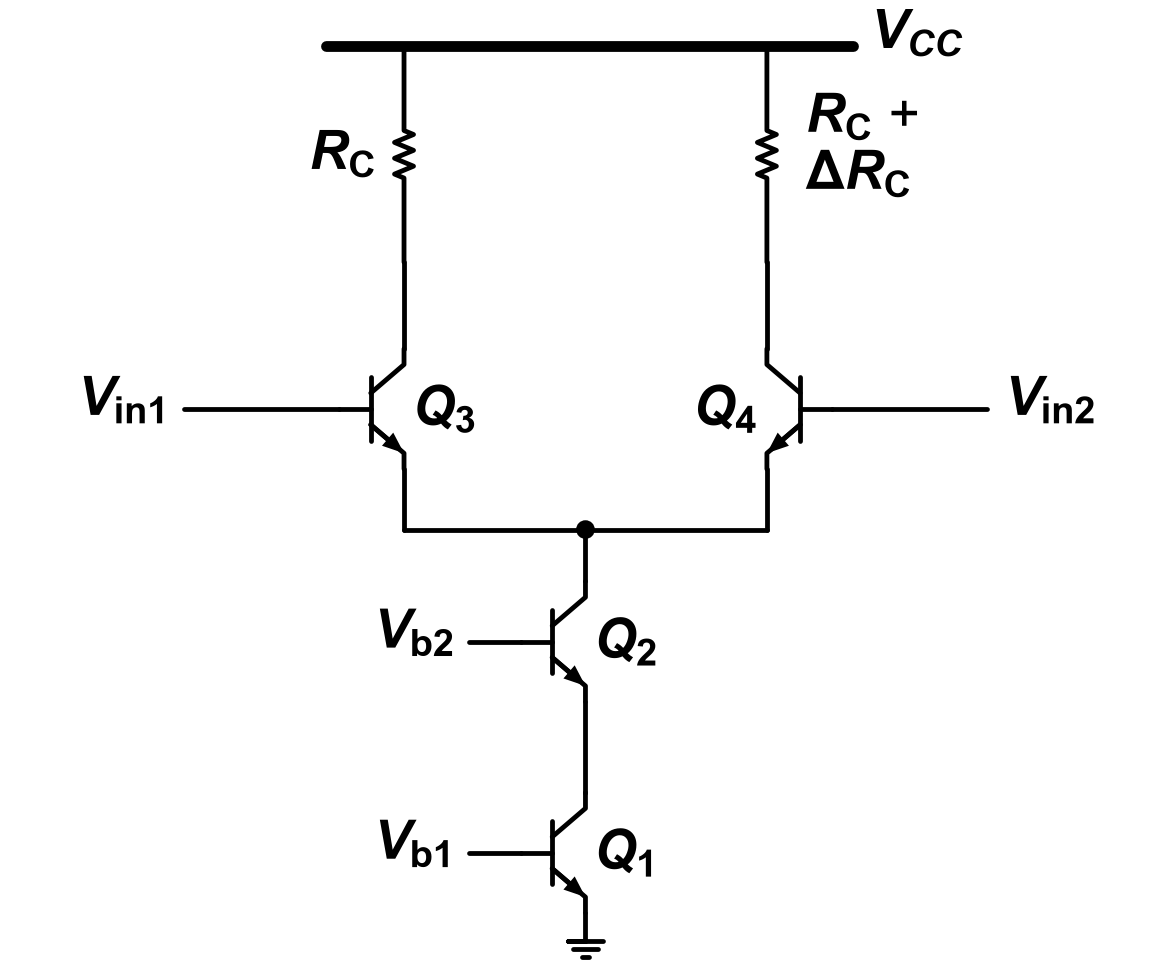

Recreate this plot in Python.
"""2016-1 중간 Q2 — 기준: Q2.md '회로 — Fig Q2'."""
import schemdraw.elements as elm
from schem_style import Resistor, dot, new_drawing, rail

GAP = 0.2       # 소자 라벨과 기호 사이 간격
RAIL_Y = 11.7   # V_CC 레일 높이


def bjt(d, cls, at, anchor, mirror=False, label=None, loc=None):
    """베이스 왼쪽(mirror면 오른쪽), 컬렉터 위, 이미터 아래."""
    e = cls().right()
    if mirror:
        e = e.reverse()
    e = e.anchor(anchor).at(at)
    if label:
        e = e.label(label, loc=loc or ("left" if mirror else "right"))
    return d.add(e)


def line_terminal(d, at, label, length, right=False):
    """베이스에서 가로선을 긋고 선 끝에 라벨만 단다 (원본은 점·원 없는 선 끝)."""
    line = elm.Line().at(at).length(length)
    d.add(line.right() if right else line.left())
    x, y = d.here
    d.add(elm.Label().right().at((x + 0.1 if right else x - 0.25, y))
          .label(label, halign="left" if right else "right"))


def draw():
    d = new_drawing()
    xl, xr = 4.5, 8.7
    xm = (xl + xr) / 2
    rail(d, (xl - 0.9, RAIL_Y), (xr + 1.0, RAIL_Y))
    d.add(elm.Label().right().at((xr + 1.1, RAIL_Y + 0.05)).label(r"$V_{CC}$", halign="left"))
    # 레일에 매달린 두 세로 저항
    rc1 = d.add(Resistor().down().at((xl, RAIL_Y)).length(2.5).label(r"$R_\mathrm{C}$", "top", ofst=GAP))
    rc2 = d.add(Resistor().down().at((xr, RAIL_Y)).length(2.5))
    ymid = (RAIL_Y + rc2.end.y) / 2
    d.add(elm.Label().right().at((xr + 0.35, ymid + 0.33)).label(r"$R_\mathrm{C}$ +", halign="left"))
    d.add(elm.Label().right().at((xr + 0.35, ymid - 0.33)).label(r"$\Delta R_\mathrm{C}$", halign="left"))
    # Q3 보통, Q4 좌우 반전
    yc = rc1.end.y - 1.0
    for r in (rc1, rc2):
        d.add(elm.Line().down().at(r.end).toy(yc))
    q3 = bjt(d, elm.BjtNpn, (xl, yc), "collector", label=r"$Q_\mathrm{3}$")
    q4 = bjt(d, elm.BjtNpn, (xr, yc), "collector", mirror=True, label=r"$Q_\mathrm{4}$")
    line_terminal(d, q3.base, r"$V_\mathrm{in1}$", 1.8)
    line_terminal(d, q4.base, r"$V_\mathrm{in2}$", 1.8, right=True)
    # 두 이미터 → 아래 → 가운데 n3 접속점
    yt = q3.emitter.y - 0.7
    d.add(elm.Line().down().at(q3.emitter).toy(yt))
    d.add(elm.Line().right().tox(xm)); n3 = dot(d)
    d.add(elm.Line().right().tox(xr))
    d.add(elm.Line().up().toy(q4.emitter.y))
    # 가운데 세로줄: Q2, Q1, 접지
    d.add(elm.Line().down().at(n3.center).length(0.6))
    q2 = bjt(d, elm.BjtNpn, d.here, "collector", label=r"$Q_\mathrm{2}$")
    line_terminal(d, q2.base, r"$V_\mathrm{b2}$", 0.6)
    d.add(elm.Line().down().at(q2.emitter).length(1.05))
    q1 = bjt(d, elm.BjtNpn, d.here, "collector", label=r"$Q_\mathrm{1}$")
    line_terminal(d, q1.base, r"$V_\mathrm{b1}$", 0.6)
    d.add(elm.Ground().at(q1.emitter).scale(0.8))
    return d
